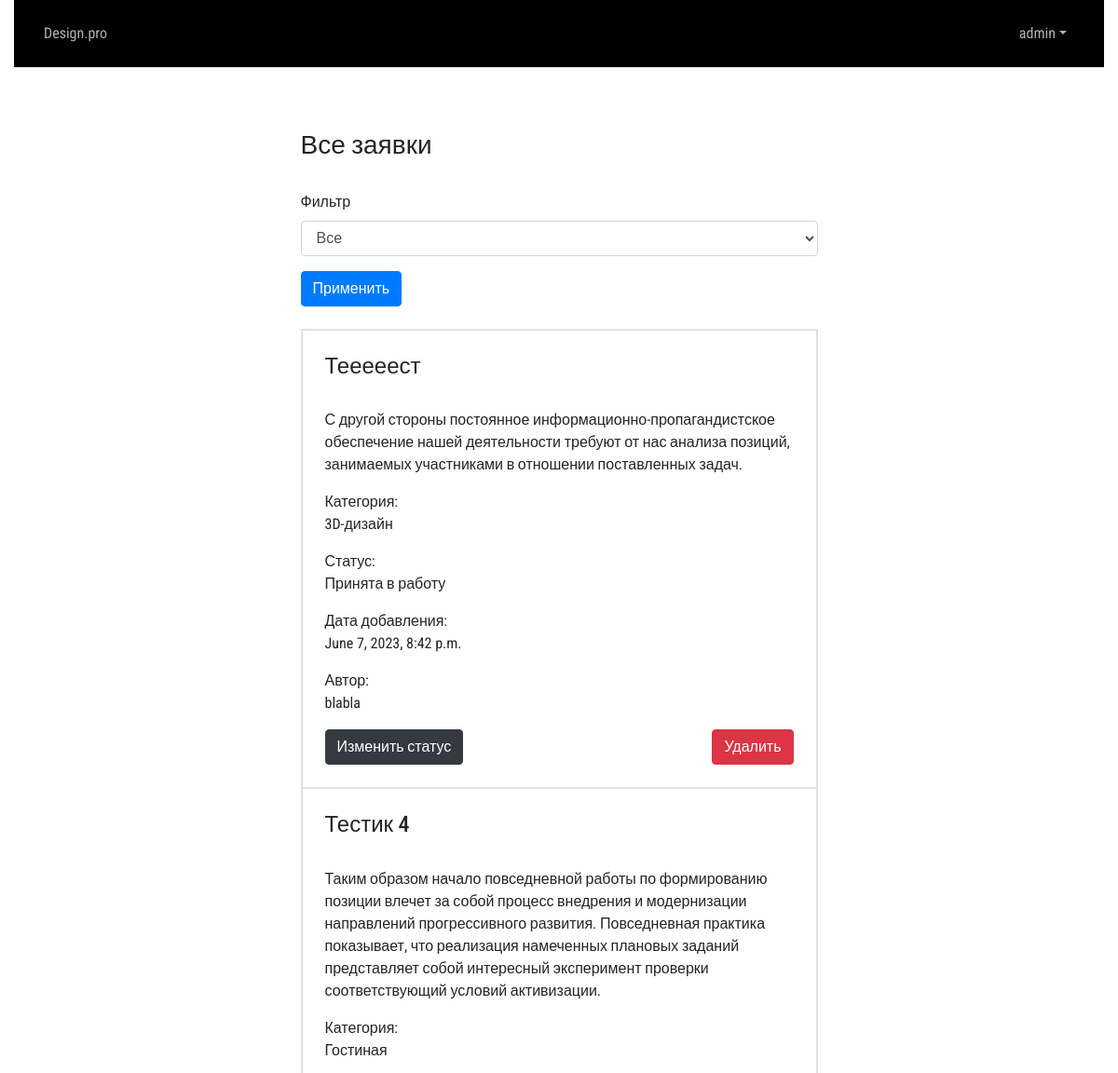
Page /profile/ (signed in, upper part) on the earlier database version.
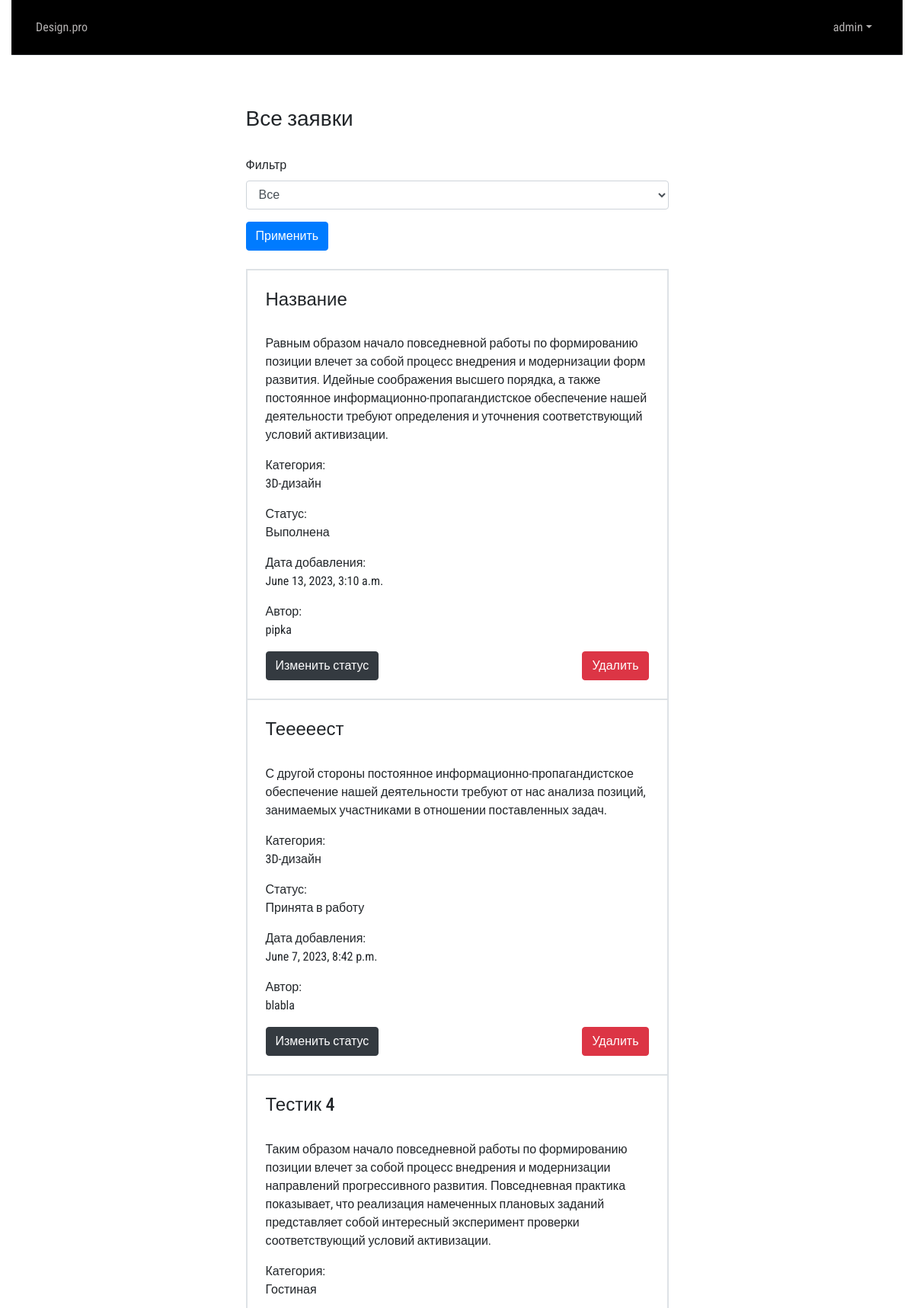
Same page on the later database version.
### design_app/models.py (models this page shows, shortened)
class Request(models.Model):
    day_add = models.DateTimeField(auto_now_add=True)
    name = models.CharField(max_length=200, verbose_name='Название', blank=False)
    description = models.TextField(max_length=1000, verbose_name="Описание", blank=False)
    category = models.ForeignKey(Category, verbose_name="Категория", on_delete=models.CASCADE, blank=False)
    author = models.ForeignKey(User, verbose_name="Пользователь", on_delete=models.CASCADE, blank=True, default=None)
    img = models.ImageField(max_length=200, verbose_name="Изображение", default="empty_img.png", upload_to=get_timestamp_path, blank=False,
                            validators=[FileExtensionValidator(allowed_extensions=['png', 'jpg', 'jpeg'])])
    design_img = models.ImageField(max_length=200, default="default_design.png", blank=False, verbose_name="Дизайн" , upload_to=get_timestamp_path,
                                   validators=[FileExtensionValidator(allowed_extensions=['png', 'jpg', 'jpeg'])])
    STATUS_CHOICES = [
        ('New', 'Новая'),
        ('Accepted for work', 'Принята в работу'),
        ('Completed', 'Выполнена'),
    ]
    status = models.CharField(max_length=20, verbose_name="Статус", choices=STATUS_CHOICES, blank=True, default='New')
    class Meta:
        verbose_name = 'Заявка'
        verbose_name_plural = 'Заявки'
        ordering = ['-day_add']

class Category(models.Model):
    name = models.CharField(max_length=255, verbose_name='Название')
    def __str__(self):
        return self.name
    class Meta:
        verbose_name_plural = 'Categories'

class User(AbstractUser):
    surname = models.CharField(max_length=200, verbose_name='Фамилия', blank=False, validators=[
        RegexValidator(
            regex='^[А-Яа-я -]*$',
            message='Фамилия пользователя должна состоять из кириллицы, допускается дефис',
            code='invalid_surname'
        ),
    ])
    name = models.CharField(max_length=200, verbose_name='Имя', blank=False, validators=[
        RegexValidator(
            regex='^[А-Яа-я -]*$',
            message='Имя пользователя должно состоять из кириллицы, допускается дефис',
            code='invalid_name'
        ),
    ])
    middlename = models.CharField(max_length=200, verbose_name='Отчество', blank=True, validators=[
        RegexValidator(
            regex='^[А-Яа-я -]*$',
            message='Отчество пользователя должно состоять из кириллицы, допускается пробел',
            code='invalid_middlename'
        ),
    ])
    username = models.CharField(max_length=200, verbose_name='Login', unique=True, blank=False, validators=[
        RegexValidator(
            regex='^[A-Za-z -]*$',
            message='Имя пользователя должно состоять только из латиницы, допускается дефис',
            code='invalid_username'
        ),
    ])
    email = models.EmailField(max_length=200, verbose_name='Почта', blank=False)
    user_agreement = models.BooleanField(default=False,
                                         help_text='Прочел и ознакомлен с <a href="http://www.sfmolga.ru/agreement.pdf'
                                                   '">Пользовательским соглашением</a>')

### design_app/views.py (the view)
# urls.py: path('profile/', profile, name='profile'),
@login_required
def profile(request):
    user = request.user
    status_filter = request.GET.get('status', None)
    if user.is_superuser:
        applications = Request.objects.all()
    else:
        applications = Request.objects.filter(author=user)
    if status_filter:
        applications = applications.filter(status=status_filter)
    has_applications = applications.exists()
    context = {
        'applications': applications,
        'has_applications': has_applications,
    }
    return render(request, 'profile.html', context)

### design_app/templates/profile.html (shortened to what this page needs)
{% extends "basic.html" %}
{% load bootstrap4 %}
{% block content %}
{% if request.user.is_superuser %}
<h3>Все заявки</h3> <br>
{% else %}
<h3>Ваши заявки</h3> <br>
{% endif %}
<form method="GET" action="{% url 'profile' %}" class="mb-4">
  <div class="form-group">
    <label for="status">Фильтр</label>
    <select name="status" id="status" class="form-control">
      <option value="">Все</option>
    </select>
  </div>
  <button type="submit" class="btn btn-primary">Применить</button>
</form>
{% if has_applications %}
<div class="border">
    {% for application in applications %}
    <div class="p-4 border">
        <h4>{{ application.name }}</h4> <br>
        <p>{{ application.description }}</p>
        <p>Категория: <br>{{ application.category }}</p>
        <p>Статус: <br>{{ application.get_status_display }}</p>
        <p>Дата добавления: <br>{{ application.day_add }}</p>
        {% if request.user.is_superuser %}
        <p>Автор:<br> {{application.author}}</p>
        <div class="d-flex align-items-center">
            <a href="{% url 'change_status' request_id=application.id %}" class="mr-auto btn btn-dark">Изменить статус</a>
            {% endif %}
            <a href="{% url 'delete_request' request_id=application.id %}" class="ml-auto btn btn-danger">Удалить</a>
        </div>
    </div>
    {% endfor %}
</div>
{% else %}
<p>Заявок пока нет</p>
{% endif %}
{% endblock %}

Differences in the rows shown:
added Request: name "Название", description "Равным образом начало повседневной работы по формированию позиции влечет за собой процесс внедрения и модернизации форм развития. Идейные соображения высшего порядка, а также постоянное информационно-пропагандистское обеспечение нашей деятельности требуют определения и уточнения соответствующий условий активизации.", category "3D-дизайн", status "Выполнена", day_add "June 13, 2023, 3:10 a.m.", author "pipka"
